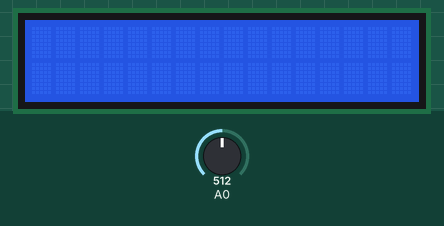
A sketch run on a simulated Arduino Uno, built with avr-gcc and run on an emulated ATmega328P. Shown: 16×2 character LCD. Inputs (shaded band) come from the test bench; at power-on: A0 = 512. What the sketch prints to the serial monitor is not drawn.

Above: at 1.2 s.
1.3 s: A0 set to 315
2.8 s: A0 set to 285
At 3.9 s:
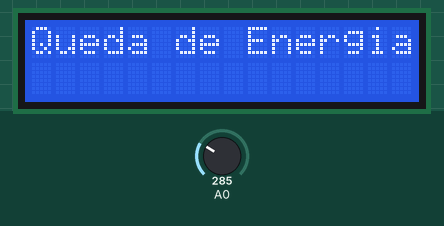
4.3 s: A0 set to 306
At 5.7 s:
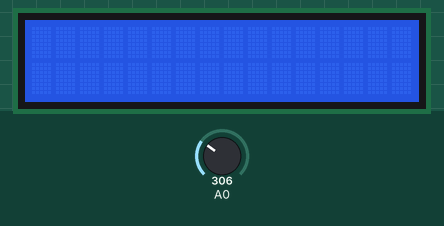
6.3 s: A0 set to 290
At 7.7 s:
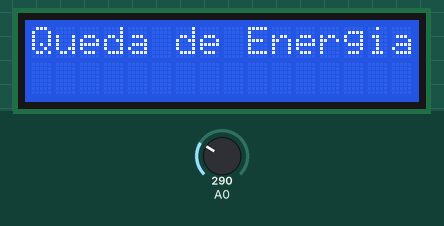
Timing chart, 0 to 8.8 s (numbered marks = the images above; inputs shaded):
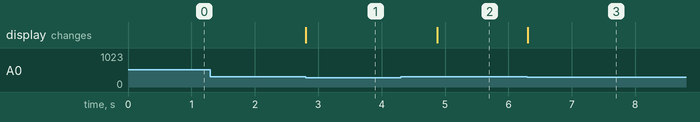

Measured:
- the behaviour switches between 300 and 299 on A0 (found by bisection; images 0 and 1)
- after the input at 1.3 s, every drawn part: stays the same
- after the input at 2.8 s, the display: changes at once (image 1)
- after the input at 4.3 s, the display: changes after 0.58 s (image 2)
- after the input at 6.3 s, the display: changes at once (image 3)

The sketch:

main.ino
```cpp
#include <LiquidCrystal.h>
#include <EEPROM.h>

LiquidCrystal lcd(12, 11, 10, 5, 4, 3, 2);

int sensorValue = 0;
String dataAtual = "2025-06-05";
String horaAtual = "15:42:00";
String bairro = "Santo Amaro - CIRCUITO A1";

bool dadosSalvos = false;

void setup() {
  lcd.begin(16, 2);
  lcd.clear();

  pinMode(A0, INPUT);
  Serial.begin(9600);

  // Verifica flag na EEPROM
  //if (EEPROM.read(0) == 1) {
  //  int valorSalvo;
  //  char bairroLido[50], dataLida[20], horaLida[20];

   // EEPROM.get(1, valorSalvo);
   // readStringFromEEPROM(10, bairroLido, 50);
   // readStringFromEEPROM(60, dataLida, 20);
   // readStringFromEEPROM(80, horaLida, 20);

    //Serial.println("🔁 Dados recuperados da EEPROM:");
   // exportarParaBase(valorSalvo, String(bairroLido), String(dataLida), String(horaLida));

    //EEPROM.write(0, 0); // limpa flag
 // }
}

void loop() {
  int valor_Luz = analogRead(A0);

  if (valor_Luz < 300) {
    lcd.setCursor(0, 0);
    lcd.print("Queda de Energia");

   // if (!dadosSalvos) {
   //  EEPROM.write(0, 1); // Flag de dados salvos
   //   EEPROM.put(1, valor_Luz);
   //   writeStringToEEPROM(10, bairro);
   //   writeStringToEEPROM(60, dataAtual);
   //   writeStringToEEPROM(80, horaAtual);
   //   dadosSalvos = true;
   // }

    exportarParaBase(valor_Luz, bairro, dataAtual, horaAtual);
    delay(2000);
  } else {
    lcd.clear();
    dadosSalvos = false;
  }
}

void exportarParaBase(int valorSensor, String bairro, String data, String hora) {
  Serial.print("INSERT INTO monitor_energia (valor_sensor, bairro, data, hora) VALUES (");
  Serial.print(valorSensor);
  Serial.print(", '");
  Serial.print(bairro);
  Serial.print("', '");
  Serial.print(data);
  Serial.print("', '");
  Serial.print(hora);
  Serial.println("');");
}

// -------------------------------
// Funções auxiliares EEPROM
// -------------------------------
void writeStringToEEPROM(int startAddress, String data) {
  for (int i = 0; i < data.length(); i++) {
    EEPROM.write(startAddress + i, data[i]);
  }
  EEPROM.write(startAddress + data.length(), '\0'); // finalizador nulo
}

void readStringFromEEPROM(int startAddress, char* buffer, int maxLength) {
  for (int i = 0; i < maxLength; i++) {
    buffer[i] = EEPROM.read(startAddress + i);
    if (buffer[i] == '\0') break;
  }
}
```
